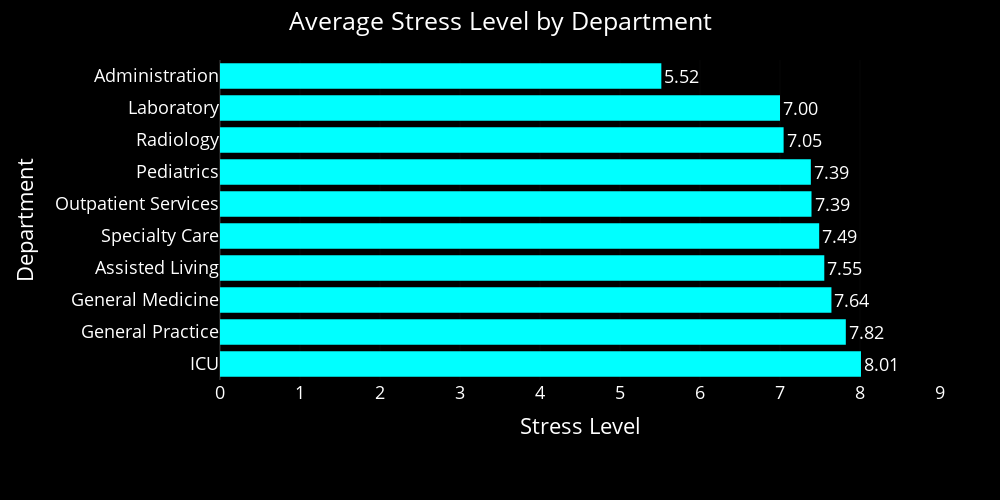

Source (notebook cell):
### Markdown cell above
This visualization analyzes the average stress level across departments by grouping the data and calculating the mean stress level for each. A horizontal bar chart, styled with a professional dark theme, displays departments sorted from highest to lowest stress.  This provides a clear view of which departments experience higher stress, helping guide targeted mental health interventions.

### Code cell
# 2) Group by Department and calculate the average Stress Level
avg_stress_by_dept = (
    mental_health_df
    .groupby('Department', as_index=False)['Stress Level']
    .mean()
)

# 3) Sort the departments by Stress Level, descending
avg_stress_by_dept = avg_stress_by_dept.sort_values(by='Stress Level', ascending=False)

# 4) Create the horizontal bar chart with data labels
fig = px.bar(
    avg_stress_by_dept,
    x='Stress Level',
    y='Department',
    orientation='h',
    title='Average Stress Level by Department',
    labels={'Stress Level': 'Stress Level', 'Department': 'Department'},
    color_discrete_sequence=['#00ffff'],
    text='Stress Level'
)

# 5) Format text and axes so labels don’t overlap
fig.update_traces(
    texttemplate='%{text:.2f}',
    textposition='outside',
    cliponaxis=False
)
fig.update_xaxes(automargin=True)

# 6) Unified layout & styling
fig.update_layout(
    template='presentation',
    xaxis_title='Stress Level',
    yaxis_title='Department',
    xaxis_range=[0, 9],
    width=1000,
    height=500,
    margin=dict(l=220, r=60, t=60, b=120),
    paper_bgcolor='rgb(0, 0, 0)',
    plot_bgcolor='rgb(0, 0, 0)',
    font=dict(color='white'),
    legend_title=dict(text='Income Level')
)

# 7) Render & export
fig.show()
os.makedirs(results_dir, exist_ok=True)
fig.write_image(os.path.join(results_dir, 'Average_stress_level_by_Department.jpg'))
fig.write_image(os.path.join(results_dir, 'Average_stress_level_by_Department.png'))
fig.write_html(os.path.join(results_dir, 'Average_stress_level_by_Department.html'))

### Figure 1 — Plotly figure (JSON) as saved in the notebook; plotly's stock layout.template omitted (floating-point values rounded to 4 significant figures)
{"data": [{"cliponaxis": false, "hovertemplate": "Stress Level=%{text}<br>Department=%{y}<extra></extra>", "legendgroup": "", "marker": {"color": "#00ffff", "pattern": {"shape": ""}}, "name": "", "orientation": "h", "showlegend": false, "text": [8.012, 7.823, 7.643, 7.554, 7.49, 7.394, 7.385, 7.045, 7.0, 5.517], "textposition": "outside", "texttemplate": "%{text:.2f}", "type": "bar", "x": [8.012, 7.823, 7.643, 7.554, 7.49, 7.394, 7.385, 7.045, 7.0, 5.517], "xaxis": "x", "y": ["ICU", "General Practice", "General Medicine", "Assisted Living", "Specialty Care", "Outpatient Services", "Pediatrics", "Radiology", "Laboratory", "Administration"], "yaxis": "y"}], "layout": {"barmode": "relative", "font": {"color": "white"}, "height": 500, "legend": {"title": {"text": "Income Level"}, "tracegroupgap": 0}, "margin": {"b": 120, "l": 220, "r": 60, "t": 60}, "paper_bgcolor": "rgb(0, 0, 0)", "plot_bgcolor": "rgb(0, 0, 0)", "title": {"text": "Average Stress Level by Department"}, "width": 1000, "xaxis": {"anchor": "y", "automargin": true, "domain": [0, 1], "range": [0, 9], "title": {"text": "Stress Level"}, "type": "linear"}, "yaxis": {"anchor": "x", "autorange": true, "domain": [0, 1], "range": [-0.5, 9.5], "title": {"text": "Department"}, "type": "category"}}}
